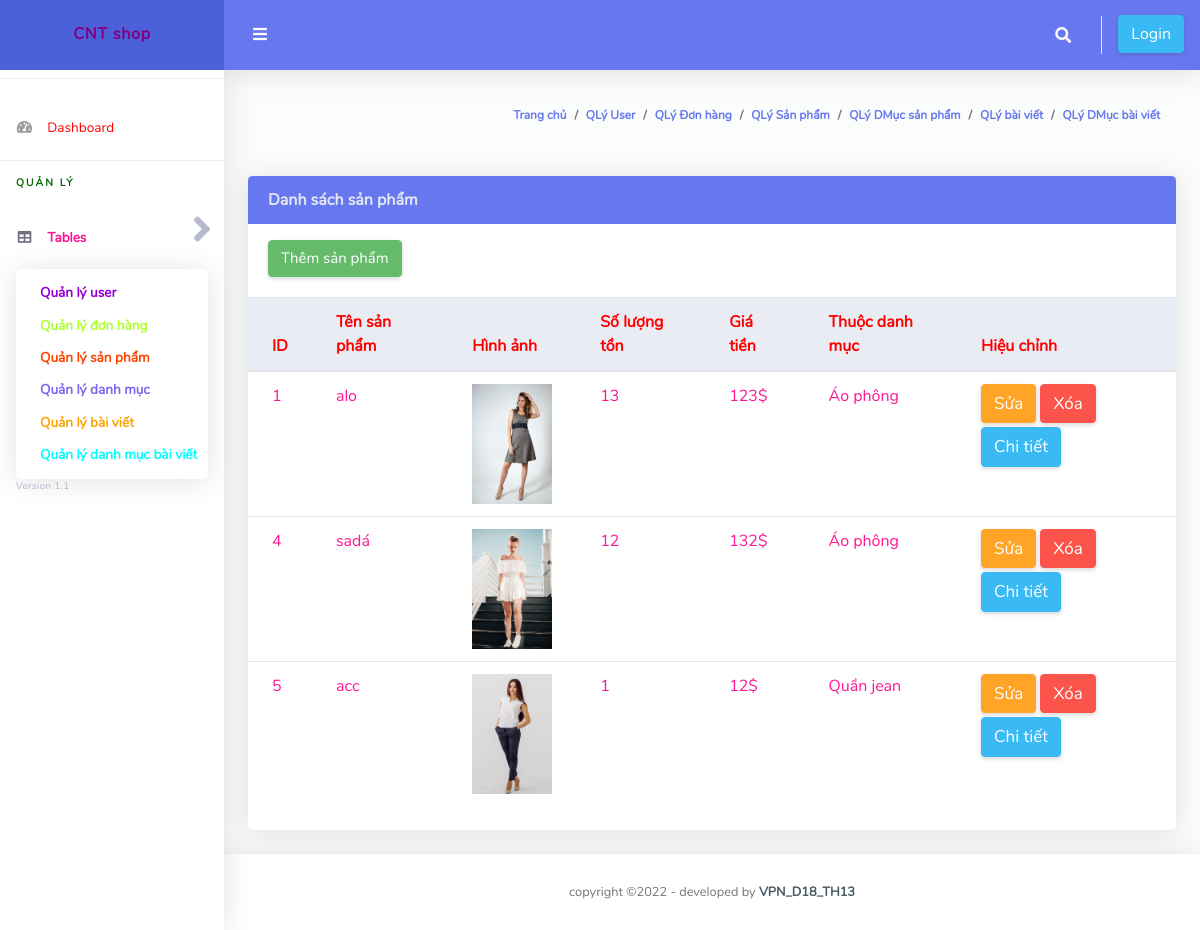
Page /controller/ProductController.php on the committed database.
### tables this page shows
CREATE TABLE `product` (
  `id` int(250) NOT NULL,
  `name` varchar(250) NOT NULL,
  `image` varchar(250) NOT NULL,
  `price` varchar(250) NOT NULL,
  `number` int(250) NOT NULL,
  `category` varchar(250) NOT NULL
);

### controller/BaseController.php (called while the page is built, shortened)
<?php
class BaseController {
    public function view($name, $data = []) {
        include_once  "../view/" . $name . ".php";
    }
}

### util/MySQLUtils.php (called while the page is built, shortened)
<?php
class MySQLUtils {
    private $servername;
    private $username;
    private $password;
    private $myDB;
    private static $conn;
    public function __construct() {
        $this->servername = "localhost";
        $this->username = "root";
        $this->password = "";
        $this->myDB = "ltweb";
    }
     private function connectDB() {
        try {
            self::$conn = new PDO("mysql:host=$this->servername;dbname=$this->myDB", $this->username, $this->password);
            self::$conn->setAttribute(PDO::ATTR_ERRMODE, PDO::ERRMODE_EXCEPTION);
            return  self::$conn;
        } catch (PDOException $e) {
            echo "Connection failed: " . $e->getMessage();
        }
    }
    public function disconnect(){
        self::$conn=null;
    }
     public function getAllData($sql) {
        $stmt = self::$conn->prepare($sql);
        $stmt->execute();
        return $stmt->fetchAll(PDO::FETCH_ASSOC);
    }
}

### model/ProductModel.php (called while the page is built, shortened)
<?php
include_once '../util/MySQLUtils.php';
class ProductModel {
    public function getAll() {
        $myDB = new MySQLUtils();
        $query = "SELECT id,name,image,price,number,category FROM product";
        $data = $myDB->getAllData($query);
        return $data;
    }
}

### view/adminSanpham.php (the view, shortened to what this page needs)
<!DOCTYPE html>
<html lang="en">
    <head>
        <?php
        @include("../layouts/header.php");
        ?>
    </head>
    <body id="page-top">
        <div id="wrapper">
            <?php
            @include("../layouts/sidebar.php");
            ?>
            <div id="content-wrapper" class="d-flex flex-column">
                <div id="content">
                    <?php
                    @include("../layouts/topbar.php");
                    ?>
                    <div class="container-fluid" id="container-wrapper">
                        <div class="d-sm-flex align-items-center justify-content-between mb-4">
                            <ol class="breadcrumb">
                                <li class="breadcrumb-item"><a href="./index.php">Trang chủ</a></li>
                                <li class="breadcrumb-item"><a href="./adminUser.php">QLý User</a></li>
                                <li class="breadcrumb-item"><a href="./adminDonhang.php">QLý Đơn hàng</a></li>
                                <li class="breadcrumb-item"><a href="./adminSanpham.php">QLý Sản phẩm</a></li>
                                <li class="breadcrumb-item"><a href="./adminDanhmuc.php">QLý DMục sản phẩm</a></li>
                                <li class="breadcrumb-item"><a href="./adminBaiviet.php">QLý bài viết</a></li>
                                <li class="breadcrumb-item"><a href="./adminDanhmucbaiviet.php">QLý DMục bài viết</a></li>
                            </ol>
                        </div>
                        <div class="row">
                            <div class="col-lg-12 mb-4">
                                <div class="card">
                                    <div class="card-header  bg-primary">
                                        <strong class="card-title text-light"><?php echo $data["title"] ?></strong>
                                    </div>
                                    <div class="card-header py-3 d-flex flex-row align-items-center justify-content-between">
                                        <a href="../view/themSanpham.php"> <button type="button" class="btn btn-success mb-1" style= "font-size: 15px">Thêm sản phẩm</button></a>
                                    </div>
                                    <div class="table-responsive">
                                        <table class="table align-items-center table-flush">
                                            <thead class="thead-light">
                                                <tr>
                                                    <th style="color:red">ID</th>
                                                    <th style="color:red">Tên sản phẩm</th>
                                                    <th style="color:red">Hình ảnh</th>
                                                    <th style="color:red">Số lượng tồn</th>
                                                    <th style="color:red">Giá tiền</th>
                                                    <th style="color:red">Thuộc danh mục</th>
                                                    <th style="color:red">Hiệu chỉnh</th>
                                                </tr>
                                            </thead>
                                            <tbody>
                                                <?php
                                                for ($i = 0; $i < count($data["products"]); $i++) {
                                                    echo' <tr>';
                                                    echo' <td style="color:#FF1493">' . $data["products"][$i]["id"] . '</td>';
                                                    echo' <td style="color:#FF1493">' . $data["products"][$i]["name"] . '</td>';
                                                    echo' <td ><img width="80" height src="../images/' . $data["products"][$i]["image"] . '"> </td>';
                                                    echo' <td style="color:#FF1493">' . $data["products"][$i]["number"] . ' </td>';
                                                    echo' <td style="color:#FF1493">' . $data["products"][$i]["price"] . '$</td>';
                                                    echo' <td style="color:#FF1493">' . $data["products"][$i]["category"] . '</td>';
                                                    echo' <td>
                        <a href="../controller/ProductController.php?action=edit&id=' . $data["products"][$i]["id"] . '" type="button" class="btn btn-warning mb-1" style= "font-size: 17px">Sửa</a>
                         <a href="../controller/ProductController.php?action=delete&id=' . $data["products"][$i]["id"] . '" type="button" class="btn btn-danger mb-1" style= "font-size: 17px">Xóa</a>
                       <a href="../controller/ProductController.php?action=detail&id=' . $data["products"][$i]["id"] . '" type="button" class="btn btn-info mb-1" style= "font-size: 17px">Chi tiết</a>
                      </td>';
                                                    echo '</tr>';
                                                }
                                                ?>
                                            </tbody>
                                        </table>
                                    </div>
                                    <div class="card-footer"></div>
                                </div>
                            </div>
                        </div>
                    </div>
                </div>
                <?php
                @include("../layouts/footer.php");
                ?>
            </div>
        </div>
    </body>
</html>

### controller/ProductController.php (shortened to what this page needs)
<?php
include_once './BaseController.php';
include_once '../model/ProductModel.php';
class ProductController extends BaseController {
    public function __construct($product_action) {
        switch ($product_action) {
            default :
             $this->Page();
                break;
        }
    }
    public function getAll($product) {
        return $product->getAll();
    }
    public  function Page(){
        $product = new ProductModel("", "","","","",0);
        $data["products"] = $this->getAll($product);
        $data["title"] = "Danh sách sản phẩm";
        return $this->view('adminSanpham',$data);
    }
}
$product_action = "";
$proContr = new ProductController($product_action);
?>

### layouts/header.php (shortened to what this page needs)
<link href="../vendor/fontawesome-free/css/all.min.css" rel="stylesheet" type="text/css">
<link href="../vendor/bootstrap/css/bootstrap.min.css" rel="stylesheet" type="text/css">
<link href="../css/ruang-admin.min.css" rel="stylesheet">

### layouts/sidebar.php (shortened to what this page needs)
<ul class="navbar-nav sidebar sidebar-light accordion" id="accordionSidebar">
  <h1 class="sidebar-brand d-flex align-items-center justify-content-center" >
   <div class="sidebar-brand-text mx-3"> <a href="index.php" style="color: purple">CNT shop</a></div>
  <h1>
  <hr class="sidebar-divider my-0">
  <li class="nav-item">
    <a class="nav-link" href="../view/index.php">
      <i class="fas fa-fw fa-tachometer-alt"></i>
      <span style="color: red"> Dashboard</span></a>
  </li>
  <hr class="sidebar-divider">
  <div class="sidebar-heading" style="color:  #006400">
    Quản lý
  </div>
  <li class="nav-item active">
    <a class="nav-link collapsed" href="#" data-toggle="collapse" data-target="#collapseTable" aria-expanded="true"
      aria-controls="collapseTable">
      <i class="fas fa-fw fa-table"></i>
      <span style="color:  #FF1493">Tables</span>
    </a>
    <div id="collapseTable" class="collapse show" aria-labelledby="headingTable" data-parent="#accordionSidebar">
      <div class="bg-white py-2 collapse-inner rounded">
          <a class="collapse-item active" href="../controller/UserController.php" style="color: #9400D3 ">Quản lý user</a>
          <a class="collapse-item active" href="../controller/OrderrController.php" style="color:#ADFF2F ">Quản lý đơn hàng</a>
        <a class="collapse-item active" href="../controller/ProductController.php" style="color: #FF4500 ">Quản lý sản phẩm</a>
        <a class="collapse-item active" href="../controller/CategoryProductController.php" style="color: #7B68EE">Quản lý danh mục</a>
        <a class="collapse-item active" href="./adminBaiviet.php" style="color: #FFA500">Quản lý bài viết</a>
        <a class="collapse-item active" href="./adminDanhmucbaiviet.php" style="color: #00FFFF">Quản lý danh mục bài viết</a>
      </div>
    </div>
  </li>
  <div class="version" id="version-ruangadmin"></div>
</ul>

### layouts/topbar.php (shortened to what this page needs)
<nav class="navbar navbar-expand navbar-light bg-navbar topbar mb-4 static-top">
  <button id="sidebarToggleTop" class="btn btn-link rounded-circle mr-3">
    <i class="fa fa-bars"></i>
  </button>
  <ul class="navbar-nav ml-auto">
    <li class="nav-item dropdown no-arrow">
      <a class="nav-link dropdown-toggle" href="#" id="searchDropdown" role="button" data-toggle="dropdown"
        aria-haspopup="true" aria-expanded="false">
        <i class="fas fa-search fa-fw"></i>
      </a>
    </li>
    <?php
    if(isset($_SESSION["email"])){
     echo' <li class="nav-item dropdown no-arrow"> ';
      echo' <a class="nav-link dropdown-toggle" href="#" id="userDropdown" role="button" data-toggle="dropdown"
        aria-haspopup="true" aria-expanded="false"> ';
        echo' <img class="img-profile rounded-circle" src="../img/boy.png" style="max-width: 60px">';
       echo'  <span class="ml-2 d-none d-lg-inline text-white small">'.$_SESSION["email"].'</span>';
     echo'  </a>';
     echo'  <div class="dropdown-menu dropdown-menu-right shadow animated--grow-in" aria-labelledby="userDropdown">';
       echo'  <a class="dropdown-item" href="#">';
       echo'    <i class="fas fa-user fa-sm fa-fw mr-2 text-gray-400"></i>';
       echo'    Profile';
      echo'  </a>';
       echo'  <a class="dropdown-item" href="#">';
        echo'   <i class="fas fa-cogs fa-sm fa-fw mr-2 text-gray-400"></i>';
         echo'  Settings';
        echo' </a>';
      echo'   <a class="dropdown-item" href="#">';
        echo'   <i class="fas fa-list fa-sm fa-fw mr-2 text-gray-400"></i>';
        echo'   Activity Log';
       echo'  </a>';
        echo' <div class="dropdown-divider"></div>';
      echo'   <a class="dropdown-item" href="../view/logoutpage.php">';
       echo'    Logout';
       echo'  </a>';
      echo' </div>';
    echo '</li> ';
  }else{
     echo '  <a href="../view/login.php"><button type="button" class="btn btn-info mb-1" style= "margin-top:15px">Login</button></a> ';
  }
    ?>
  </ul>
</nav>

### layouts/footer.php
<footer class="sticky-footer bg-white">
        <div class="container my-auto">
          <div class="copyright text-center my-auto">
            <span>copyright &copy;<?php echo date("Y") ?>  - developed by
              <b><a href="https://indrijunanda.gitlab.io/" target="_blank">VPN_D18_TH13</a></b>
            </span>
          </div>
        </div>
      </footer>

### rows in the picture
product: id "1", name "alo", image (picture), number "13", price "123", category "Áo phông"
product: id "4", name "sadá", image (picture), number "12", price "132", category "Áo phông"
product: id "5", name "acc", image (picture), number "1", price "12", category "Quần jean"

### other values in the picture
$data["title"] "Danh sách sản phẩm"
